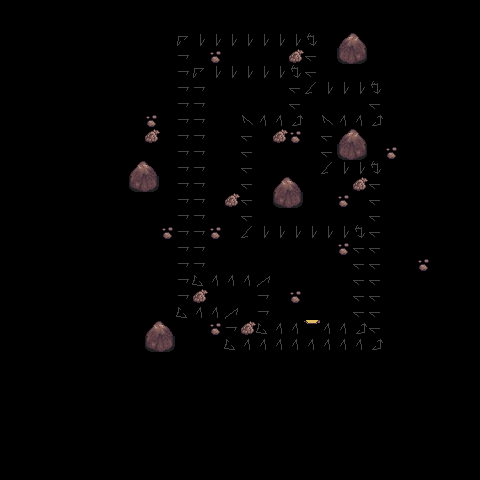

Tiled map render using the project's own tile images. Description and the map definition, with tile-layer contents summarised, below:
An orthogonal 30x30 tile map with 16x16 px tiles, 11 tile layers (Walkable, other, Dirt, Grass, ...), 6 tilesets and 2 objects (teleport on push, bot spawn).

<map version="1.0" orientation="orthogonal" width="30" height="30" tilewidth="16" tileheight="16">
 <properties>
  <property name="dayMonster" value="" />
  <property name="nightMonster" value="" />
  <property name="type" value="" />
  <property name="waterMonster" value="" />
  <property name="wildProbability" value="" />
 </properties>
 <tileset firstgid="1" source="../tileset/terra.tsx" />
 <tileset firstgid="1025" source="../tileset/wood.tsx" />
 <tileset firstgid="2049" source="../tileset/rename.tsx" />
 <tileset firstgid="3073" source="../tileset/building-small.tsx" />
 <tileset firstgid="4097" source="../tileset/animation.tsx" />
 <tileset firstgid="5121" source="../tileset/invisible.tsx" />
 <layer name="Walkable" width="30" height="30">
  <data>[900 cells, 900 non-empty, 1 distinct tile ids]</data>
 </layer>
 <layer name="other" width="30" height="30">
  <data>[900 cells, 11 non-empty, 1 distinct tile ids]</data>
 </layer>
 <layer name="Dirt" width="30" height="30">
  <data>[900 cells, 0 non-empty, 0 distinct tile ids]</data>
 </layer>
 <layer name="Grass" width="30" height="30">
  <data>[900 cells, 0 non-empty, 0 distinct tile ids]</data>
 </layer>
 <layer name="LedgesRight" width="30" height="30">
  <data>[900 cells, 0 non-empty, 0 distinct tile ids]</data>
 </layer>
 <layer name="LedgesLeft" width="30" height="30">
  <data>[900 cells, 0 non-empty, 0 distinct tile ids]</data>
 </layer>
 <layer name="LedgesBottom" width="30" height="30">
  <data>[900 cells, 0 non-empty, 0 distinct tile ids]</data>
 </layer>
 <layer name="Water" width="30" height="30">
  <data>[900 cells, 0 non-empty, 0 distinct tile ids]</data>
 </layer>
 <layer name="other" width="30" height="30">
  <data>[900 cells, 0 non-empty, 0 distinct tile ids]</data>
 </layer>
 <layer name="Collisions" width="30" height="30">
  <data>[900 cells, 153 non-empty, 17 distinct tile ids]</data>
 </layer>
 <layer name="WalkBehind" width="30" height="30">
  <data>[900 cells, 0 non-empty, 0 distinct tile ids]</data>
 </layer>
 <objectgroup name="Moving" width="30" height="30">
  <object name="door" type="teleport on push" gid="5123" x="304" y="336">
   <properties>
    <property name="map" value="../world/arcania/0.1" />
    <property name="x" value="15" />
    <property name="y" value="26" />
   </properties>
  </object>
  <object name="bot spawn" type="bot spawn" gid="5122" x="288" y="256" />
 </objectgroup>
</map>
